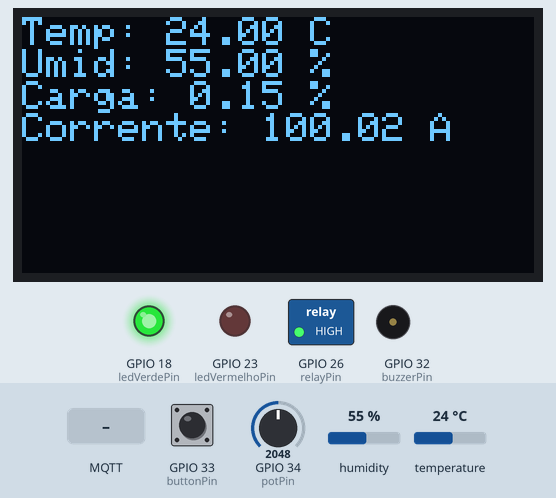
Simulated run of this sketch. Board: ESP32. Shown: 128×64 one-colour display, switched loads named in the sketch (green lamp = pin HIGH), output pins drawn as LEDs (lit = HIGH), buzzer (waves = sounding). Inputs (shaded band) come from the test bench; at power-on: humidity 55 %, GPIO 33 (buttonPin) HIGH, temperature 24 °C, GPIO 34 (potPin) = 2048. WiFi joins after 1.5 s; servers stay silent unless stated; no MQTT or app messages arrive unless stated; what the sketch prints to the serial monitor is not drawn.

Above: at 2.7 s.
2.8 s: humidity set to 79 %
At 4.5 s:
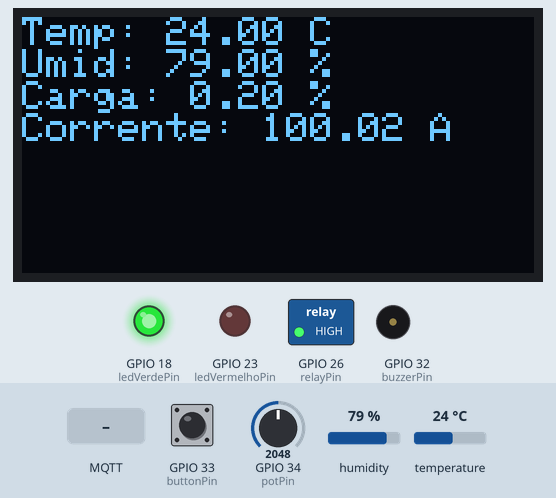
6.2 s: humidity set to 82 %
At 8.9 s:
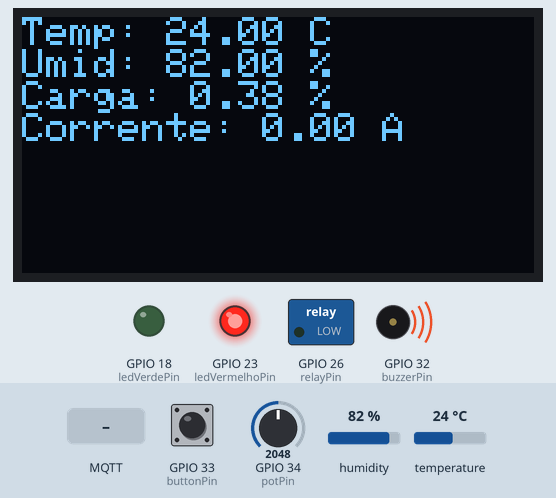
9.3 s: GPIO 33 (buttonPin) pulled LOW for 0.6 s
At 10.4 s:
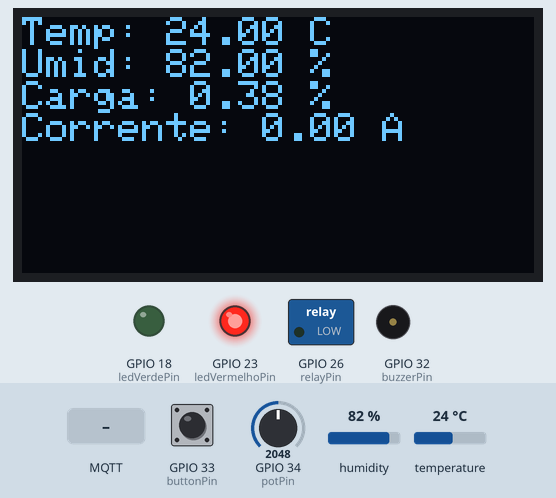
11.4 s: temperature set to 12 °C
At 13.0 s:
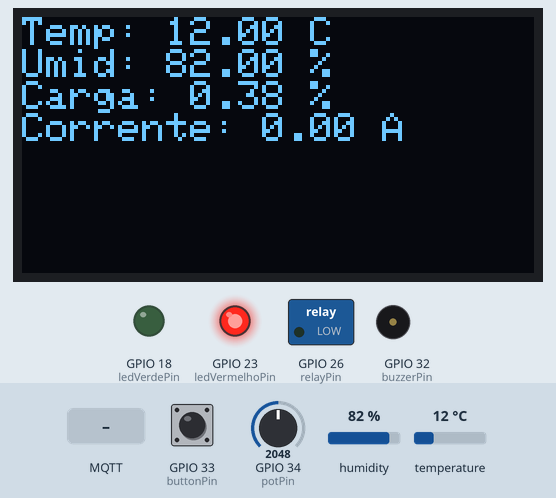
13.4 s: MQTT message "ON" arrives on the first subscribed topic
15.4 s: humidity set to 22 %
At 16.8 s:
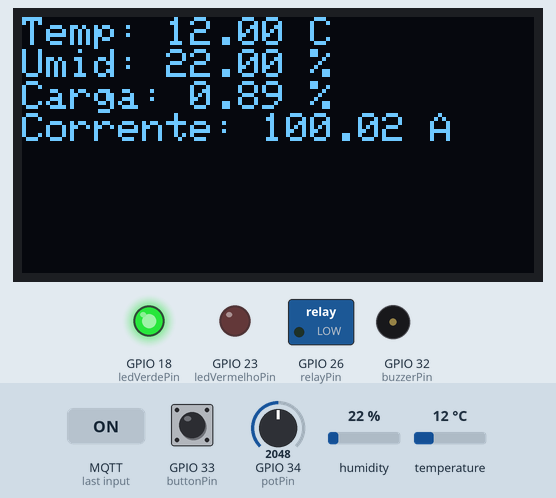
Timing chart, 0 to 18.4 s (numbered marks = the images above; inputs shaded):
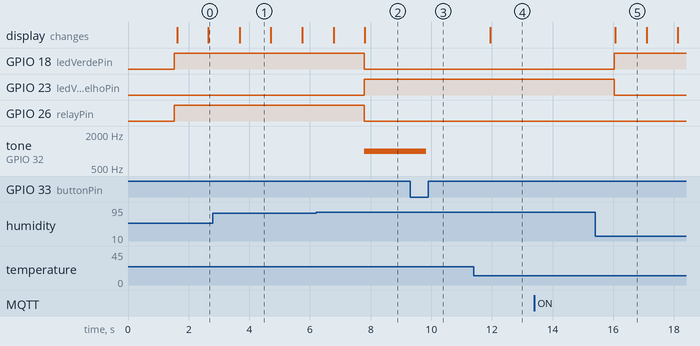

The sketch:

esp32-http-server.ino
```cpp
#include <WiFi.h>
#include <PubSubClient.h>
#include <Adafruit_GFX.h>
#include <Adafruit_SSD1306.h>
#include <DHT.h>

// Definições WiFi e MQTT
const char* ssid = "Wokwi-GUEST";
const char* password = "";
const char* mqttServer = "test.mosquitto.org";
const int mqttPort = 1883;
const char* mqttUser = "";
const char* mqttPassword = "";

// Instâncias de cliente WiFi e MQTT
WiFiClient espClient;
PubSubClient client(espClient);

// Definições do display OLED
#define SCREEN_WIDTH 128
#define SCREEN_HEIGHT 64
Adafruit_SSD1306 display(SCREEN_WIDTH, SCREEN_HEIGHT, &Wire, -1);

// Definições de pinos
const int potPin = 34;
const int relayPin = 26;
const int ledVerdePin = 18;
const int ledVermelhoPin = 23;
const int buzzerPin = 32;
const int buttonPin = 33;

#define DHTPIN 15  // O pino de conexão do DHT22 no ESP32
#define DHTTYPE DHT22  // Tipo de sensor DHT

// Instanciação do sensor DHT
DHT dht(DHTPIN, DHTTYPE);

// Variáveis de controle
float corrente = 0.0;
float temperatura = 0.0;
float carga = 0.0;
const float capacidadeTotal = 50.0;
bool carregando = true;
bool alarmeAtivo = false;
bool temperaturaCritica = false;
bool estadoBotaoAnterior = HIGH;
bool sistemaAtivo = true;
bool cargaCompleta = false;
unsigned long tempoAnterior = 0;

// Função de reconexão com MQTT
void reconnect() {
  while (!client.connected()) {
    Serial.print("Conectando ao MQTT...");
    if (client.connect("", mqttUser, mqttPassword)) {
      Serial.println("Conectado ao MQTT.");
      client.subscribe("carregador/controlar");
    } else {
      Serial.print("Falhou, rc=");
      Serial.print(client.state());
      Serial.println(" tentando novamente em 5 segundos");
      delay(5000);
    }
  }
}

// Função de callback para mensagens MQTT
void callback(char* topic, byte* message, unsigned int length) {
  String messageTemp;
  for (int i = 0; i < length; i++) {
    messageTemp += (char)message[i];
  }

  if (String(topic) == "carregador/controlar") {
    if (messageTemp == "ON") {
      sistemaAtivo = true;
      digitalWrite(relayPin, HIGH);
      digitalWrite(ledVerdePin, HIGH);
      Serial.println("Sistema ativado via MQTT.");
    } else if (messageTemp == "OFF") {
      sistemaAtivo = false;
      digitalWrite(relayPin, LOW);
      digitalWrite(ledVerdePin, LOW);
      digitalWrite(ledVermelhoPin, LOW);
      noTone(buzzerPin);
      Serial.println("Sistema desativado via MQTT.");
    }
  }
}

void setup() {
  // Configura os pinos de saída
  pinMode(ledVerdePin, OUTPUT);
  pinMode(ledVermelhoPin, OUTPUT);
  pinMode(relayPin, OUTPUT);
  pinMode(buttonPin, INPUT_PULLUP);

  // Inicializa comunicação serial e display OLED
  Serial.begin(115200);

  if (!display.begin(SSD1306_SWITCHCAPVCC, 0x3C)) {
    Serial.println(F("Falha na inicialização do display OLED"));
    while (true);
  }
  display.clearDisplay();
  display.setTextSize(1);
  display.setTextColor(WHITE);

  // Conecta ao Wi-Fi
  Serial.println("Conectando-se à rede Wi-Fi...");
  WiFi.begin(ssid, password);
  while (WiFi.status() != WL_CONNECTED) {
    delay(500);
    Serial.print(".");
  }
  Serial.println("\nWiFi conectado.");
  Serial.print("Endereço IP: ");
  Serial.println(WiFi.localIP());

  // Configura o servidor MQTT e a função de callback
  client.setServer(mqttServer, mqttPort);
  client.setCallback(callback);

  // Inicializa o sistema com relé e LED verde acesos
  digitalWrite(relayPin, HIGH);
  digitalWrite(ledVerdePin, HIGH);
  Serial.println("Sistema Iniciado.");

  // Inicializa o sensor DHT
  dht.begin();
}

float umidade = 0.0;
bool umidadeCritica = false;

#define UMIDADE_CRITICA 80.0 // Defina o valor de umidade crítica, ex: 80%

// Função de loop
void loop() {
  if (!client.connected()) {
    reconnect();
  }
  client.loop();

  // Leitura do estado do botão
  bool estadoBotaoAtual = digitalRead(buttonPin);

  if (estadoBotaoAnterior == HIGH && estadoBotaoAtual == LOW) {
    sistemaAtivo = !sistemaAtivo;
    if (sistemaAtivo && !cargaCompleta) {
      Serial.println("Sistema reativado pelo usuário.");
    } else {
      Serial.println("Sistema interrompido pelo usuário.");
      digitalWrite(relayPin, LOW);
      digitalWrite(ledVerdePin, LOW);
      digitalWrite(ledVermelhoPin, LOW);
      noTone(buzzerPin);
    }
  }
  estadoBotaoAnterior = estadoBotaoAtual;

  // Leitura da temperatura
  temperatura = dht.readTemperature(); // Leitura da temperatura em °C

  if (isnan(temperatura)) {  // Verifica se a leitura falhou
    Serial.println("Falha na leitura do sensor DHT!");
    return;
  }

  // Leitura da umidade
  umidade = dht.readHumidity(); // Leitura da umidade em %

  if (isnan(umidade)) {  // Verifica se a leitura falhou
    Serial.println("Falha na leitura do sensor DHT!");
    return;
  }

  Serial.print("Temperatura Atual: ");
  Serial.print(temperatura);
  Serial.println(" °C");

  Serial.print("Umidade Atual: ");
  Serial.print(umidade);
  Serial.println(" %");

  // Verifica se a temperatura é crítica
  if (temperatura > 50) {
    temperaturaCritica = true;
  } else {
    temperaturaCritica = false;
  }

  // Verifica se a umidade é crítica
  if (umidade > UMIDADE_CRITICA) {
    umidadeCritica = true;
  } else {
    umidadeCritica = false;
  }

  // Envio da temperatura via MQTT
  char tempString[8];
  dtostrf(temperatura, 6, 2, tempString);
  client.publish("carregador/temperatura", tempString);

  // Envio da umidade via MQTT
  char umidadeString[8];
  dtostrf(umidade, 6, 2, umidadeString);
  client.publish("carregador/umidade", umidadeString);

  // Ação em caso de temperatura crítica
  if (temperaturaCritica) {
    digitalWrite(relayPin, LOW);
    digitalWrite(ledVerdePin, LOW);
    digitalWrite(ledVermelhoPin, HIGH);
    corrente = 0;

    if (!alarmeAtivo) {
      tone(buzzerPin, 1000); // Ativa o buzzer
      alarmeAtivo = true;
    }
    Serial.println("Alerta! Temperatura crítica! Carregamento interrompido.");
  }
  // Ação em caso de umidade crítica
  else if (umidadeCritica) {
    digitalWrite(relayPin, LOW);
    digitalWrite(ledVerdePin, LOW);
    digitalWrite(ledVermelhoPin, HIGH);
    corrente = 0;

    if (!alarmeAtivo) {
      tone(buzzerPin, 1000); // Ativa o buzzer
      alarmeAtivo = true;
    }
    Serial.println("Alerta! Umidade crítica! Carregamento interrompido.");
  }
  // Sistema ativo e não carga completa
  else if (sistemaAtivo && !cargaCompleta) {
    digitalWrite(ledVerdePin, HIGH);
    digitalWrite(ledVermelhoPin, LOW);
    noTone(buzzerPin);
    alarmeAtivo = false;

    // Leitura da corrente
    int valorConsumo = analogRead(potPin);
    corrente = valorConsumo * (200.0 / 4095.0);
    Serial.print("Corrente Atual: ");
    Serial.print(corrente, 2);
    Serial.println(" A");

    // Envio da corrente via MQTT
    char correnteString[8];
    dtostrf(corrente, 6, 2, correnteString);
    client.publish("carregador/corrente", correnteString);

    // Cálculo da carga
    unsigned long tempoAtual = millis();
    float deltaHoras = (tempoAtual - tempoAnterior) / 3600000.0;
    carga += corrente * deltaHoras * (100.0 / capacidadeTotal);
    if (carga >= 100.0) {
      carga = 100.0;
      cargaCompleta = true;
      corrente = 0;
      Serial.println("Carga Completa! Carregamento finalizado.");
      digitalWrite(relayPin, LOW);
    }
    tempoAnterior = tempoAtual;

    Serial.print("Carga Atual: ");
    Serial.print(carga, 2);
    Serial.println(" %");

    // Envio da carga via MQTT
    char cargaString[8];
    dtostrf(carga, 6, 2, cargaString);
    client.publish("carregador/carga", cargaString);
  }

  // Atualização do display OLED
  display.clearDisplay();
  display.setCursor(0, 0);
  display.print("Temp: ");
  display.print(temperatura);
  display.println(" C");
  display.print("Umid: ");
  display.print(umidade);
  display.println(" %");
  display.print("Carga: ");
  display.print(carga);
  display.println(" %");
  display.print("Corrente: ");
  display.print(corrente);
  display.println(" A");
  display.display();

  delay(1000); // Atraso de 1 segundo
}
```

Measured:
- the behaviour switches between 80 and 81 % on humidity (found by bisection; images 1 and 2)
- after the input at 6.2 s, GPIO 18 (ledVerdePin), GPIO 26 (relayPin): HIGH → LOW after 1.6 s; GPIO 23 (ledVermelhoPin): LOW → HIGH after 1.6 s; tone on GPIO 32 (buzzerPin): silent → 1000 Hz after 1.6 s
- after the input at 9.3 s, tone on GPIO 32 (buzzerPin): 1000 Hz → silent after 0.54 s
- after the input at 11.4 s, the display: changes after 0.54 s (image 4)
- after the input at 15.4 s, GPIO 18 (ledVerdePin): LOW → HIGH after 0.64 s; GPIO 23 (ledVermelhoPin): HIGH → LOW after 0.64 s; the display: changes after 0.67 s (image 5)
- what the display in image 5 shows lasts 1.0 s, from 16.1 s to 17.1 s
